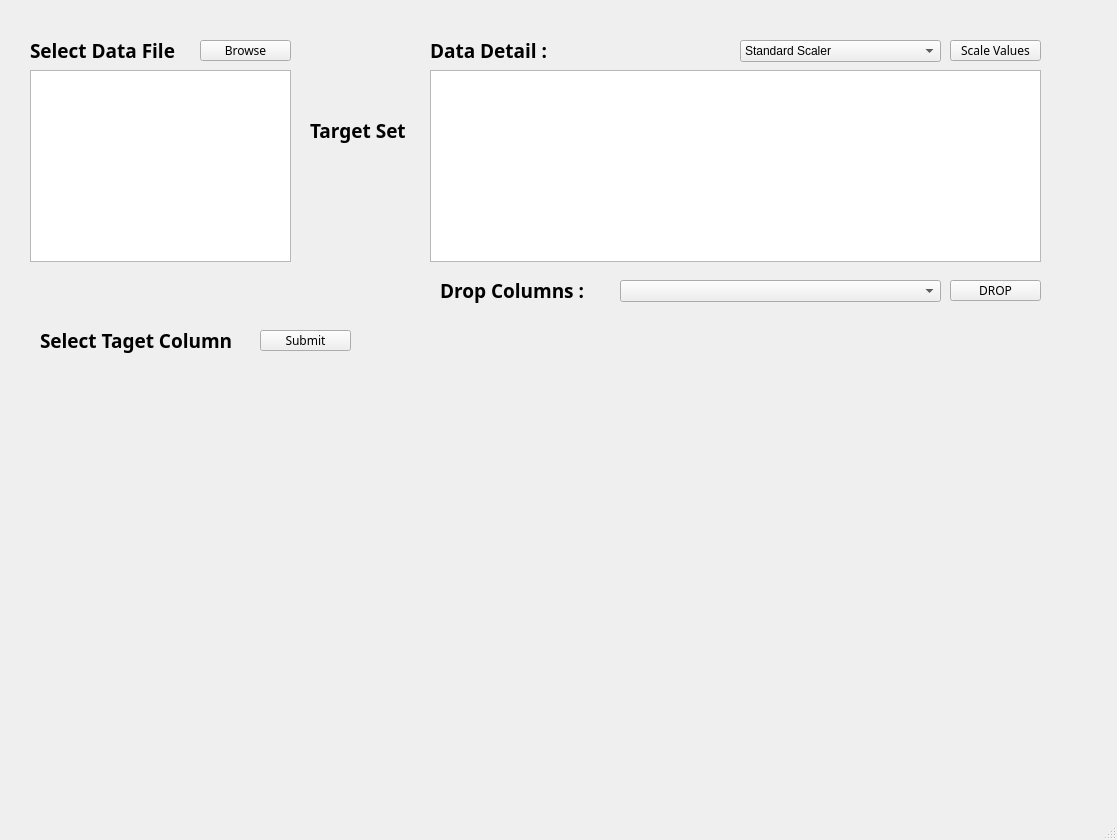
<?xml version="1.0" encoding="UTF-8"?>
<ui version="4.0">
 <class>MainWindow</class>
 <widget class="QMainWindow" name="MainWindow">
  <property name="geometry">
   <rect>
    <x>0</x>
    <y>0</y>
    <width>1117</width>
    <height>840</height>
   </rect>
  </property>
  <property name="windowTitle">
   <string>MainWindow</string>
  </property>
  <widget class="QWidget" name="centralwidget">
   <widget class="QLabel" name="label">
    <property name="geometry">
     <rect>
      <x>30</x>
      <y>30</y>
      <width>201</width>
      <height>41</height>
     </rect>
    </property>
    <property name="font">
     <font>
      <family>나눔고딕OTF ExtraBold</family>
      <pointsize>14</pointsize>
      <weight>75</weight>
      <bold>true</bold>
     </font>
    </property>
    <property name="text">
     <string>Select Data File</string>
    </property>
   </widget>
   <widget class="QPushButton" name="Browse">
    <property name="geometry">
     <rect>
      <x>200</x>
      <y>40</y>
      <width>91</width>
      <height>21</height>
     </rect>
    </property>
    <property name="font">
     <font>
      <family>NanumBarunGothicOTF</family>
     </font>
    </property>
    <property name="text">
     <string>Browse</string>
    </property>
   </widget>
   <widget class="QListWidget" name="columnList">
    <property name="geometry">
     <rect>
      <x>30</x>
      <y>70</y>
      <width>261</width>
      <height>192</height>
     </rect>
    </property>
   </widget>
   <widget class="QLabel" name="label_2">
    <property name="geometry">
     <rect>
      <x>310</x>
      <y>110</y>
      <width>111</width>
      <height>41</height>
     </rect>
    </property>
    <property name="font">
     <font>
      <family>나눔고딕OTF ExtraBold</family>
      <pointsize>14</pointsize>
      <weight>75</weight>
      <bold>true</bold>
     </font>
    </property>
    <property name="text">
     <string>Target Set</string>
    </property>
   </widget>
   <widget class="QLabel" name="label_3">
    <property name="geometry">
     <rect>
      <x>430</x>
      <y>30</y>
      <width>221</width>
      <height>41</height>
     </rect>
    </property>
    <property name="font">
     <font>
      <family>나눔고딕OTF ExtraBold</family>
      <pointsize>14</pointsize>
      <weight>75</weight>
      <bold>true</bold>
     </font>
    </property>
    <property name="text">
     <string>Data Detail :</string>
    </property>
   </widget>
   <widget class="QPushButton" name="scale_btn">
    <property name="geometry">
     <rect>
      <x>950</x>
      <y>40</y>
      <width>91</width>
      <height>21</height>
     </rect>
    </property>
    <property name="font">
     <font>
      <family>NanumBarunGothicOTF</family>
     </font>
    </property>
    <property name="text">
     <string>Scale Values</string>
    </property>
   </widget>
   <widget class="QLabel" name="shape">
    <property name="geometry">
     <rect>
      <x>580</x>
      <y>30</y>
      <width>91</width>
      <height>41</height>
     </rect>
    </property>
    <property name="font">
     <font>
      <family>나눔고딕OTF ExtraBold</family>
      <pointsize>14</pointsize>
      <weight>75</weight>
      <bold>true</bold>
     </font>
    </property>
    <property name="text">
     <string/>
    </property>
   </widget>
   <widget class="QComboBox" name="sclaer">
    <property name="geometry">
     <rect>
      <x>740</x>
      <y>40</y>
      <width>201</width>
      <height>22</height>
     </rect>
    </property>
    <item>
     <property name="text">
      <string>Standard Scaler</string>
     </property>
    </item>
    <item>
     <property name="text">
      <string>Min-Max Scaler</string>
     </property>
    </item>
    <item>
     <property name="text">
      <string>Power Scaler</string>
     </property>
    </item>
    <item>
     <property name="text">
      <string>Robuster Scaler</string>
     </property>
    </item>
   </widget>
   <widget class="QTableView" name="tableView">
    <property name="geometry">
     <rect>
      <x>430</x>
      <y>70</y>
      <width>611</width>
      <height>192</height>
     </rect>
    </property>
   </widget>
   <widget class="QLabel" name="label_4">
    <property name="geometry">
     <rect>
      <x>40</x>
      <y>320</y>
      <width>221</width>
      <height>41</height>
     </rect>
    </property>
    <property name="font">
     <font>
      <family>나눔고딕OTF ExtraBold</family>
      <pointsize>14</pointsize>
      <weight>75</weight>
      <bold>true</bold>
     </font>
    </property>
    <property name="text">
     <string>Select Taget Column</string>
    </property>
   </widget>
   <widget class="QPushButton" name="submit">
    <property name="geometry">
     <rect>
      <x>260</x>
      <y>330</y>
      <width>91</width>
      <height>21</height>
     </rect>
    </property>
    <property name="font">
     <font>
      <family>NanumBarunGothicOTF</family>
     </font>
    </property>
    <property name="text">
     <string>Submit</string>
    </property>
   </widget>
   <widget class="QLabel" name="target_name">
    <property name="geometry">
     <rect>
      <x>300</x>
      <y>180</y>
      <width>121</width>
      <height>41</height>
     </rect>
    </property>
    <property name="font">
     <font>
      <family>나눔고딕OTF ExtraBold</family>
      <pointsize>14</pointsize>
      <weight>75</weight>
      <bold>true</bold>
     </font>
    </property>
    <property name="text">
     <string/>
    </property>
   </widget>
   <widget class="QLabel" name="label_5">
    <property name="geometry">
     <rect>
      <x>440</x>
      <y>270</y>
      <width>221</width>
      <height>41</height>
     </rect>
    </property>
    <property name="font">
     <font>
      <family>나눔고딕OTF ExtraBold</family>
      <pointsize>14</pointsize>
      <weight>75</weight>
      <bold>true</bold>
     </font>
    </property>
    <property name="text">
     <string>Drop Columns :</string>
    </property>
   </widget>
   <widget class="QComboBox" name="dropColumn">
    <property name="geometry">
     <rect>
      <x>620</x>
      <y>280</y>
      <width>321</width>
      <height>22</height>
     </rect>
    </property>
   </widget>
   <widget class="QPushButton" name="drop_btn">
    <property name="geometry">
     <rect>
      <x>950</x>
      <y>280</y>
      <width>91</width>
      <height>21</height>
     </rect>
    </property>
    <property name="font">
     <font>
      <family>NanumBarunGothicOTF</family>
     </font>
    </property>
    <property name="text">
     <string>DROP</string>
    </property>
   </widget>
  </widget>
  <widget class="QMenuBar" name="menubar">
   <property name="geometry">
    <rect>
     <x>0</x>
     <y>0</y>
     <width>1117</width>
     <height>26</height>
    </rect>
   </property>
  </widget>
  <widget class="QStatusBar" name="statusbar"/>
 </widget>
 <resources/>
 <connections/>
</ui>
